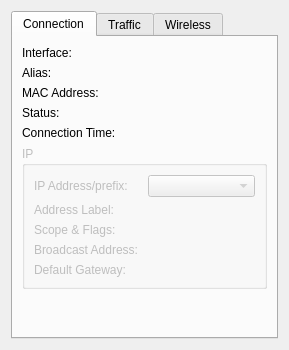
<?xml version="1.0" encoding="UTF-8"?>
<ui version="4.0">
 <class>InterfaceStatusDlg</class>
 <widget class="QWidget" name="InterfaceStatusDlg">
  <property name="geometry">
   <rect>
    <x>0</x>
    <y>0</y>
    <width>289</width>
    <height>350</height>
   </rect>
  </property>
  <layout class="QVBoxLayout" name="verticalLayout">
   <item>
    <widget class="QTabWidget" name="tabWidget">
     <property name="currentIndex">
      <number>0</number>
     </property>
     <widget class="QWidget" name="connection">
      <attribute name="title">
       <string>Connection</string>
      </attribute>
      <layout class="QGridLayout">
       <item row="6" column="0" colspan="2">
        <spacer name="spacer4">
         <property name="orientation">
          <enum>Qt::Vertical</enum>
         </property>
         <property name="sizeType">
          <enum>QSizePolicy::Expanding</enum>
         </property>
         <property name="sizeHint" stdset="0">
          <size>
           <width>81</width>
           <height>30</height>
          </size>
         </property>
        </spacer>
       </item>
       <item row="5" column="0" colspan="2">
        <widget class="QGroupBox" name="groupBoxIP">
         <property name="enabled">
          <bool>false</bool>
         </property>
         <property name="title">
          <string>IP</string>
         </property>
         <layout class="QGridLayout" name="_2">
          <item row="0" column="1">
           <widget class="QComboBox" name="comboBoxIP"/>
          </item>
          <item row="1" column="1">
           <widget class="QLabel" name="textLabelAddrLabel">
            <property name="alignment">
             <set>Qt::AlignRight|Qt::AlignTrailing|Qt::AlignVCenter</set>
            </property>
            <property name="wordWrap">
             <bool>false</bool>
            </property>
           </widget>
          </item>
          <item row="2" column="1">
           <widget class="QLabel" name="textLabelScope">
            <property name="alignment">
             <set>Qt::AlignRight|Qt::AlignTrailing|Qt::AlignVCenter</set>
            </property>
            <property name="wordWrap">
             <bool>false</bool>
            </property>
           </widget>
          </item>
          <item row="3" column="1">
           <widget class="QLabel" name="broadcastText">
            <property name="alignment">
             <set>Qt::AlignRight|Qt::AlignTrailing|Qt::AlignVCenter</set>
            </property>
            <property name="wordWrap">
             <bool>false</bool>
            </property>
           </widget>
          </item>
          <item row="4" column="1">
           <widget class="QLabel" name="gatewayText">
            <property name="alignment">
             <set>Qt::AlignRight|Qt::AlignTrailing|Qt::AlignVCenter</set>
            </property>
            <property name="wordWrap">
             <bool>false</bool>
            </property>
           </widget>
          </item>
          <item row="0" column="0">
           <widget class="QLabel" name="textLabel4_2">
            <property name="text">
             <string>IP Address/prefix:</string>
            </property>
            <property name="wordWrap">
             <bool>false</bool>
            </property>
           </widget>
          </item>
          <item row="1" column="0">
           <widget class="QLabel" name="addrLabel">
            <property name="text">
             <string>Address Label:</string>
            </property>
            <property name="wordWrap">
             <bool>false</bool>
            </property>
           </widget>
          </item>
          <item row="2" column="0">
           <widget class="QLabel" name="scopeLabel">
            <property name="text">
             <string>Scope &amp; Flags:</string>
            </property>
            <property name="wordWrap">
             <bool>false</bool>
            </property>
           </widget>
          </item>
          <item row="3" column="0">
           <widget class="QLabel" name="broadcastLabel">
            <property name="text">
             <string>Broadcast Address:</string>
            </property>
            <property name="wordWrap">
             <bool>false</bool>
            </property>
           </widget>
          </item>
          <item row="4" column="0">
           <widget class="QLabel" name="gatewayLabel">
            <property name="text">
             <string>Default Gateway:</string>
            </property>
            <property name="wordWrap">
             <bool>false</bool>
            </property>
           </widget>
          </item>
         </layout>
        </widget>
       </item>
       <item row="1" column="1">
        <widget class="QLabel" name="textLabelAlias">
         <property name="text">
          <string/>
         </property>
         <property name="alignment">
          <set>Qt::AlignRight|Qt::AlignTrailing|Qt::AlignVCenter</set>
         </property>
         <property name="wordWrap">
          <bool>false</bool>
         </property>
        </widget>
       </item>
       <item row="0" column="1">
        <widget class="QLabel" name="textLabelInterface">
         <property name="text">
          <string/>
         </property>
         <property name="alignment">
          <set>Qt::AlignRight|Qt::AlignTrailing|Qt::AlignVCenter</set>
         </property>
         <property name="wordWrap">
          <bool>false</bool>
         </property>
        </widget>
       </item>
       <item row="3" column="1">
        <widget class="QLabel" name="textLabelStatus">
         <property name="text">
          <string/>
         </property>
         <property name="alignment">
          <set>Qt::AlignRight|Qt::AlignTrailing|Qt::AlignVCenter</set>
         </property>
         <property name="wordWrap">
          <bool>false</bool>
         </property>
        </widget>
       </item>
       <item row="4" column="1">
        <widget class="QLabel" name="textLabelUptime">
         <property name="text">
          <string/>
         </property>
         <property name="alignment">
          <set>Qt::AlignRight|Qt::AlignTrailing|Qt::AlignVCenter</set>
         </property>
         <property name="wordWrap">
          <bool>false</bool>
         </property>
        </widget>
       </item>
       <item row="0" column="0">
        <widget class="QLabel" name="textLabel24">
         <property name="text">
          <string>Interface:</string>
         </property>
         <property name="wordWrap">
          <bool>false</bool>
         </property>
        </widget>
       </item>
       <item row="1" column="0">
        <widget class="QLabel" name="textLabel14">
         <property name="text">
          <string>Alias:</string>
         </property>
         <property name="wordWrap">
          <bool>false</bool>
         </property>
        </widget>
       </item>
       <item row="3" column="0">
        <widget class="QLabel" name="textLabel2">
         <property name="text">
          <string>Status:</string>
         </property>
         <property name="wordWrap">
          <bool>false</bool>
         </property>
        </widget>
       </item>
       <item row="4" column="0">
        <widget class="QLabel" name="textLabel3">
         <property name="text">
          <string>Connection Time:</string>
         </property>
         <property name="wordWrap">
          <bool>false</bool>
         </property>
        </widget>
       </item>
       <item row="2" column="0">
        <widget class="QLabel" name="macLabel">
         <property name="text">
          <string>MAC Address:</string>
         </property>
         <property name="wordWrap">
          <bool>false</bool>
         </property>
        </widget>
       </item>
       <item row="2" column="1">
        <widget class="QLabel" name="macText">
         <property name="alignment">
          <set>Qt::AlignRight|Qt::AlignTrailing|Qt::AlignVCenter</set>
         </property>
         <property name="wordWrap">
          <bool>false</bool>
         </property>
        </widget>
       </item>
      </layout>
     </widget>
     <widget class="QWidget" name="traffic">
      <attribute name="title">
       <string>Traffic</string>
      </attribute>
      <layout class="QVBoxLayout" name="_3">
       <item>
        <widget class="QGroupBox" name="groupBoxCurrentConnection">
         <property name="enabled">
          <bool>false</bool>
         </property>
         <property name="title">
          <string>Interface Traffic</string>
         </property>
         <layout class="QGridLayout" name="_4">
          <item row="0" column="2">
           <widget class="QLabel" name="textLabel8">
            <property name="text">
             <string>Received</string>
            </property>
            <property name="alignment">
             <set>Qt::AlignRight|Qt::AlignTrailing|Qt::AlignVCenter</set>
            </property>
            <property name="wordWrap">
             <bool>false</bool>
            </property>
           </widget>
          </item>
          <item row="0" column="1">
           <widget class="QLabel" name="textLabel7">
            <property name="text">
             <string>Sent</string>
            </property>
            <property name="alignment">
             <set>Qt::AlignRight|Qt::AlignTrailing|Qt::AlignVCenter</set>
            </property>
            <property name="wordWrap">
             <bool>false</bool>
            </property>
           </widget>
          </item>
          <item row="1" column="1">
           <widget class="QLabel" name="textLabelPacketsSend">
            <property name="alignment">
             <set>Qt::AlignRight|Qt::AlignTrailing|Qt::AlignVCenter</set>
            </property>
            <property name="wordWrap">
             <bool>false</bool>
            </property>
           </widget>
          </item>
          <item row="1" column="2">
           <widget class="QLabel" name="textLabelPacketsReceived">
            <property name="alignment">
             <set>Qt::AlignRight|Qt::AlignTrailing|Qt::AlignVCenter</set>
            </property>
            <property name="wordWrap">
             <bool>false</bool>
            </property>
           </widget>
          </item>
          <item row="1" column="0">
           <widget class="QLabel" name="textLabel9">
            <property name="text">
             <string>Packets:</string>
            </property>
            <property name="wordWrap">
             <bool>false</bool>
            </property>
           </widget>
          </item>
          <item row="2" column="0">
           <widget class="QLabel" name="textLabel10">
            <property name="text">
             <string>Bytes:</string>
            </property>
            <property name="alignment">
             <set>Qt::AlignTop</set>
            </property>
            <property name="wordWrap">
             <bool>false</bool>
            </property>
           </widget>
          </item>
          <item row="3" column="0">
           <widget class="QLabel" name="textLabel10_2">
            <property name="text">
             <string>Speed:</string>
            </property>
            <property name="alignment">
             <set>Qt::AlignTop</set>
            </property>
            <property name="wordWrap">
             <bool>false</bool>
            </property>
           </widget>
          </item>
          <item row="2" column="1">
           <widget class="QLabel" name="textLabelBytesSend">
            <property name="alignment">
             <set>Qt::AlignRight|Qt::AlignTrailing|Qt::AlignVCenter</set>
            </property>
            <property name="wordWrap">
             <bool>false</bool>
            </property>
           </widget>
          </item>
          <item row="2" column="2">
           <widget class="QLabel" name="textLabelBytesReceived">
            <property name="alignment">
             <set>Qt::AlignRight|Qt::AlignTrailing|Qt::AlignVCenter</set>
            </property>
            <property name="wordWrap">
             <bool>false</bool>
            </property>
           </widget>
          </item>
          <item row="3" column="1">
           <widget class="QLabel" name="textLabelSpeedSend">
            <property name="alignment">
             <set>Qt::AlignRight|Qt::AlignTrailing|Qt::AlignVCenter</set>
            </property>
            <property name="wordWrap">
             <bool>false</bool>
            </property>
           </widget>
          </item>
          <item row="3" column="2">
           <widget class="QLabel" name="textLabelSpeedReceived">
            <property name="alignment">
             <set>Qt::AlignRight|Qt::AlignTrailing|Qt::AlignVCenter</set>
            </property>
            <property name="wordWrap">
             <bool>false</bool>
            </property>
           </widget>
          </item>
         </layout>
        </widget>
       </item>
       <item>
        <widget class="QGroupBox" name="groupBoxStatistics">
         <property name="enabled">
          <bool>false</bool>
         </property>
         <property name="title">
          <string>Statistics</string>
         </property>
         <layout class="QGridLayout" name="_5">
          <item row="1" column="0">
           <widget class="QLabel" name="textLabel9_2_2">
            <property name="text">
             <string>Today:</string>
            </property>
            <property name="wordWrap">
             <bool>false</bool>
            </property>
           </widget>
          </item>
          <item row="4" column="0">
           <widget class="QLabel" name="textLabel10_2_2_2">
            <property name="text">
             <string>This year:</string>
            </property>
            <property name="alignment">
             <set>Qt::AlignTop</set>
            </property>
            <property name="wordWrap">
             <bool>false</bool>
            </property>
           </widget>
          </item>
          <item row="0" column="2">
           <widget class="QLabel" name="textLabel8_2_3">
            <property name="text">
             <string>Received</string>
            </property>
            <property name="alignment">
             <set>Qt::AlignRight|Qt::AlignTrailing|Qt::AlignVCenter</set>
            </property>
            <property name="wordWrap">
             <bool>false</bool>
            </property>
           </widget>
          </item>
          <item row="0" column="3">
           <widget class="QLabel" name="textLabel8_2_2_2">
            <property name="text">
             <string>Total</string>
            </property>
            <property name="alignment">
             <set>Qt::AlignRight|Qt::AlignTrailing|Qt::AlignVCenter</set>
            </property>
            <property name="wordWrap">
             <bool>false</bool>
            </property>
           </widget>
          </item>
          <item row="2" column="0">
           <widget class="QLabel" name="textLabel10_3_2">
            <property name="text">
             <string>This month:</string>
            </property>
            <property name="alignment">
             <set>Qt::AlignTop</set>
            </property>
            <property name="wordWrap">
             <bool>false</bool>
            </property>
           </widget>
          </item>
          <item row="1" column="2">
           <widget class="QLabel" name="textLabelTodayReceived">
            <property name="alignment">
             <set>Qt::AlignRight|Qt::AlignTrailing|Qt::AlignVCenter</set>
            </property>
            <property name="wordWrap">
             <bool>false</bool>
            </property>
           </widget>
          </item>
          <item row="2" column="2">
           <widget class="QLabel" name="textLabelMonthReceived">
            <property name="alignment">
             <set>Qt::AlignRight|Qt::AlignTrailing|Qt::AlignVCenter</set>
            </property>
            <property name="wordWrap">
             <bool>false</bool>
            </property>
           </widget>
          </item>
          <item row="4" column="2">
           <widget class="QLabel" name="textLabelYearReceived">
            <property name="alignment">
             <set>Qt::AlignRight|Qt::AlignTrailing|Qt::AlignVCenter</set>
            </property>
            <property name="wordWrap">
             <bool>false</bool>
            </property>
           </widget>
          </item>
          <item row="1" column="3">
           <widget class="QLabel" name="textLabelTodayTotal">
            <property name="alignment">
             <set>Qt::AlignRight|Qt::AlignTrailing|Qt::AlignVCenter</set>
            </property>
            <property name="wordWrap">
             <bool>false</bool>
            </property>
           </widget>
          </item>
          <item row="2" column="3">
           <widget class="QLabel" name="textLabelMonthTotal">
            <property name="alignment">
             <set>Qt::AlignRight|Qt::AlignTrailing|Qt::AlignVCenter</set>
            </property>
            <property name="wordWrap">
             <bool>false</bool>
            </property>
           </widget>
          </item>
          <item row="4" column="3">
           <widget class="QLabel" name="textLabelYearTotal">
            <property name="alignment">
             <set>Qt::AlignRight|Qt::AlignTrailing|Qt::AlignVCenter</set>
            </property>
            <property name="wordWrap">
             <bool>false</bool>
            </property>
           </widget>
          </item>
          <item row="0" column="1">
           <widget class="QLabel" name="textLabel7_2_2">
            <property name="text">
             <string>Sent</string>
            </property>
            <property name="alignment">
             <set>Qt::AlignRight|Qt::AlignTrailing|Qt::AlignVCenter</set>
            </property>
            <property name="wordWrap">
             <bool>false</bool>
            </property>
           </widget>
          </item>
          <item row="2" column="1">
           <widget class="QLabel" name="textLabelMonthSent">
            <property name="alignment">
             <set>Qt::AlignRight|Qt::AlignTrailing|Qt::AlignVCenter</set>
            </property>
            <property name="wordWrap">
             <bool>false</bool>
            </property>
           </widget>
          </item>
          <item row="4" column="1">
           <widget class="QLabel" name="textLabelYearSent">
            <property name="alignment">
             <set>Qt::AlignRight|Qt::AlignTrailing|Qt::AlignVCenter</set>
            </property>
            <property name="wordWrap">
             <bool>false</bool>
            </property>
           </widget>
          </item>
          <item row="1" column="1">
           <widget class="QLabel" name="textLabelTodaySent">
            <property name="alignment">
             <set>Qt::AlignRight|Qt::AlignTrailing|Qt::AlignVCenter</set>
            </property>
            <property name="wordWrap">
             <bool>false</bool>
            </property>
           </widget>
          </item>
          <item row="3" column="0">
           <widget class="QLabel" name="textLabelBill">
            <property name="text">
             <string>This bill period:</string>
            </property>
           </widget>
          </item>
          <item row="3" column="1">
           <widget class="QLabel" name="textLabelBillSent">
            <property name="alignment">
             <set>Qt::AlignRight|Qt::AlignTrailing|Qt::AlignVCenter</set>
            </property>
            <property name="wordWrap">
             <bool>false</bool>
            </property>
           </widget>
          </item>
          <item row="3" column="2">
           <widget class="QLabel" name="textLabelBillReceived">
            <property name="alignment">
             <set>Qt::AlignRight|Qt::AlignTrailing|Qt::AlignVCenter</set>
            </property>
            <property name="wordWrap">
             <bool>false</bool>
            </property>
           </widget>
          </item>
          <item row="3" column="3">
           <widget class="QLabel" name="textLabelBillTotal">
            <property name="alignment">
             <set>Qt::AlignRight|Qt::AlignTrailing|Qt::AlignVCenter</set>
            </property>
            <property name="wordWrap">
             <bool>false</bool>
            </property>
           </widget>
          </item>
         </layout>
        </widget>
       </item>
       <item>
        <spacer name="spacer4_3">
         <property name="orientation">
          <enum>Qt::Vertical</enum>
         </property>
         <property name="sizeType">
          <enum>QSizePolicy::Expanding</enum>
         </property>
         <property name="sizeHint" stdset="0">
          <size>
           <width>81</width>
           <height>16</height>
          </size>
         </property>
        </spacer>
       </item>
      </layout>
     </widget>
     <widget class="QWidget" name="wireless">
      <attribute name="title">
       <string>Wireless</string>
      </attribute>
      <layout class="QGridLayout" name="_6">
       <item row="0" column="0">
        <widget class="QLabel" name="textLabel3_2">
         <property name="text">
          <string>Connected to:</string>
         </property>
         <property name="wordWrap">
          <bool>false</bool>
         </property>
        </widget>
       </item>
       <item row="0" column="1">
        <widget class="QLabel" name="textLabelESSID">
         <property name="text">
          <string/>
         </property>
         <property name="alignment">
          <set>Qt::AlignRight|Qt::AlignTrailing|Qt::AlignVCenter</set>
         </property>
         <property name="wordWrap">
          <bool>false</bool>
         </property>
        </widget>
       </item>
       <item row="1" column="0">
        <widget class="QLabel" name="textLabel3_2_2_2">
         <property name="text">
          <string>Access point:</string>
         </property>
         <property name="wordWrap">
          <bool>false</bool>
         </property>
        </widget>
       </item>
       <item row="1" column="1">
        <widget class="QLabel" name="textLabelAccessPoint">
         <property name="text">
          <string/>
         </property>
         <property name="alignment">
          <set>Qt::AlignRight|Qt::AlignTrailing|Qt::AlignVCenter</set>
         </property>
         <property name="wordWrap">
          <bool>false</bool>
         </property>
        </widget>
       </item>
       <item row="5" column="0">
        <widget class="QLabel" name="textLabel3_2_4">
         <property name="text">
          <string>Bit Rate:</string>
         </property>
         <property name="wordWrap">
          <bool>false</bool>
         </property>
        </widget>
       </item>
       <item row="4" column="0">
        <widget class="QLabel" name="textLabelFC">
         <property name="text">
          <string>Frequency [Channel]:</string>
         </property>
         <property name="wordWrap">
          <bool>false</bool>
         </property>
        </widget>
       </item>
       <item row="3" column="0">
        <widget class="QLabel" name="textLabel3_2_2">
         <property name="text">
          <string>Mode:</string>
         </property>
         <property name="wordWrap">
          <bool>false</bool>
         </property>
        </widget>
       </item>
       <item row="5" column="1">
        <widget class="QLabel" name="textLabelBitRate">
         <property name="alignment">
          <set>Qt::AlignRight|Qt::AlignTrailing|Qt::AlignVCenter</set>
         </property>
         <property name="wordWrap">
          <bool>false</bool>
         </property>
        </widget>
       </item>
       <item row="4" column="1">
        <widget class="QLabel" name="textLabelFreqChannel">
         <property name="alignment">
          <set>Qt::AlignRight|Qt::AlignTrailing|Qt::AlignVCenter</set>
         </property>
         <property name="wordWrap">
          <bool>false</bool>
         </property>
        </widget>
       </item>
       <item row="3" column="1">
        <widget class="QLabel" name="textLabelMode">
         <property name="text">
          <string/>
         </property>
         <property name="alignment">
          <set>Qt::AlignRight|Qt::AlignTrailing|Qt::AlignVCenter</set>
         </property>
         <property name="wordWrap">
          <bool>false</bool>
         </property>
        </widget>
       </item>
       <item row="2" column="1">
        <widget class="QLabel" name="textLabelNickName">
         <property name="alignment">
          <set>Qt::AlignRight|Qt::AlignTrailing|Qt::AlignVCenter</set>
         </property>
         <property name="wordWrap">
          <bool>false</bool>
         </property>
        </widget>
       </item>
       <item row="2" column="0">
        <widget class="QLabel" name="textLabelNickNameL">
         <property name="text">
          <string>Nickname:</string>
         </property>
         <property name="wordWrap">
          <bool>false</bool>
         </property>
        </widget>
       </item>
       <item row="8" column="0" colspan="2">
        <spacer name="spacer4_4">
         <property name="orientation">
          <enum>Qt::Vertical</enum>
         </property>
         <property name="sizeType">
          <enum>QSizePolicy::Expanding</enum>
         </property>
         <property name="sizeHint" stdset="0">
          <size>
           <width>81</width>
           <height>50</height>
          </size>
         </property>
        </spacer>
       </item>
       <item row="6" column="0">
        <widget class="QLabel" name="textLabel3_2_6">
         <property name="text">
          <string>Link Quality:</string>
         </property>
         <property name="wordWrap">
          <bool>false</bool>
         </property>
        </widget>
       </item>
       <item row="7" column="0">
        <widget class="QLabel" name="textLabel1">
         <property name="text">
          <string>Encryption:</string>
         </property>
         <property name="wordWrap">
          <bool>false</bool>
         </property>
        </widget>
       </item>
       <item row="6" column="1">
        <widget class="QLabel" name="textLabelLinkQuality">
         <property name="text">
          <string/>
         </property>
         <property name="alignment">
          <set>Qt::AlignRight|Qt::AlignTrailing|Qt::AlignVCenter</set>
         </property>
         <property name="wordWrap">
          <bool>false</bool>
         </property>
        </widget>
       </item>
       <item row="7" column="1">
        <widget class="QLabel" name="textLabelEncryption">
         <property name="text">
          <string/>
         </property>
         <property name="alignment">
          <set>Qt::AlignRight|Qt::AlignTrailing|Qt::AlignVCenter</set>
         </property>
         <property name="wordWrap">
          <bool>false</bool>
         </property>
        </widget>
       </item>
      </layout>
     </widget>
    </widget>
   </item>
  </layout>
 </widget>
 <resources/>
 <connections/>
</ui>
